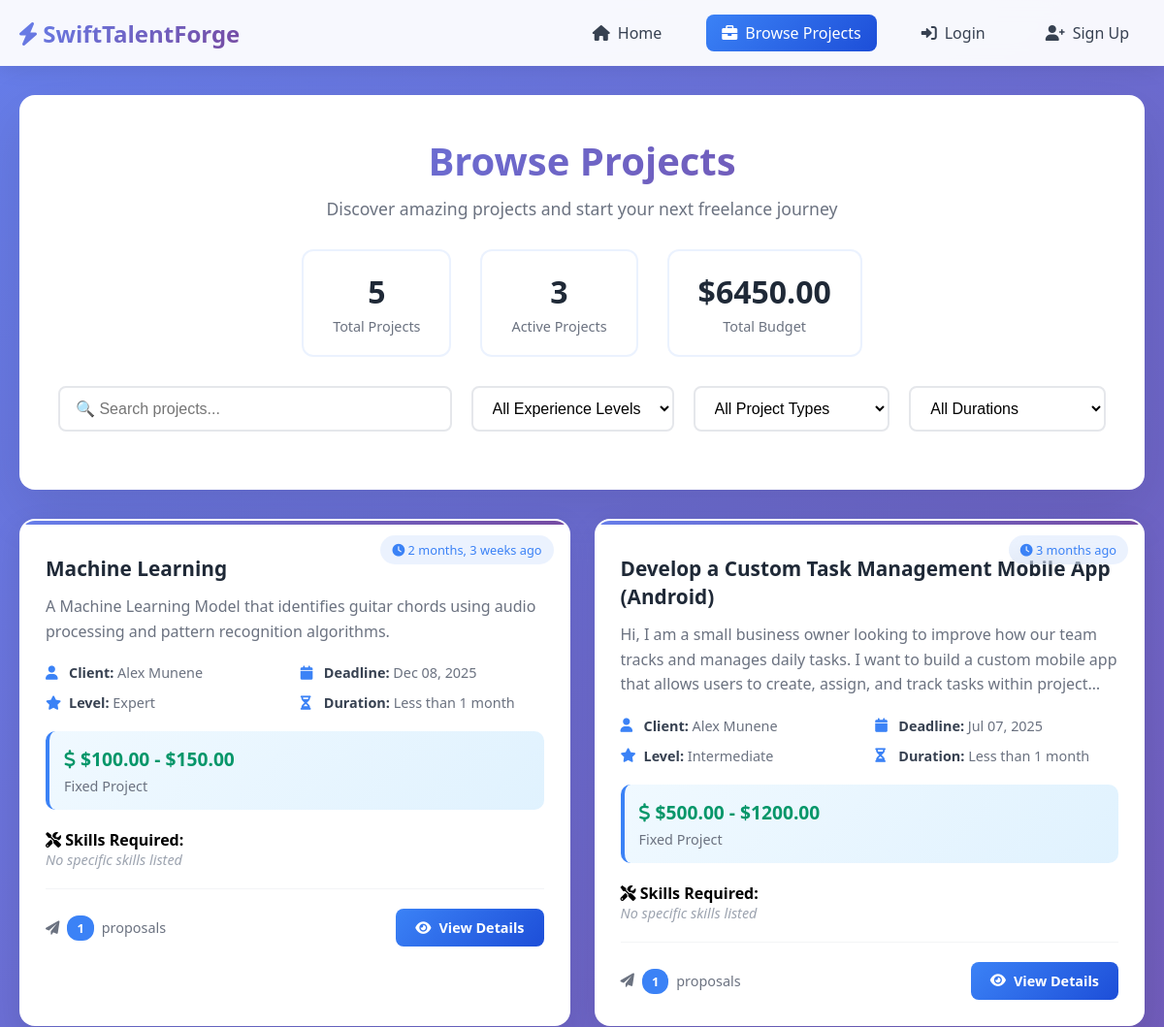
The app's page /browse_projects/ (upper part), older data.
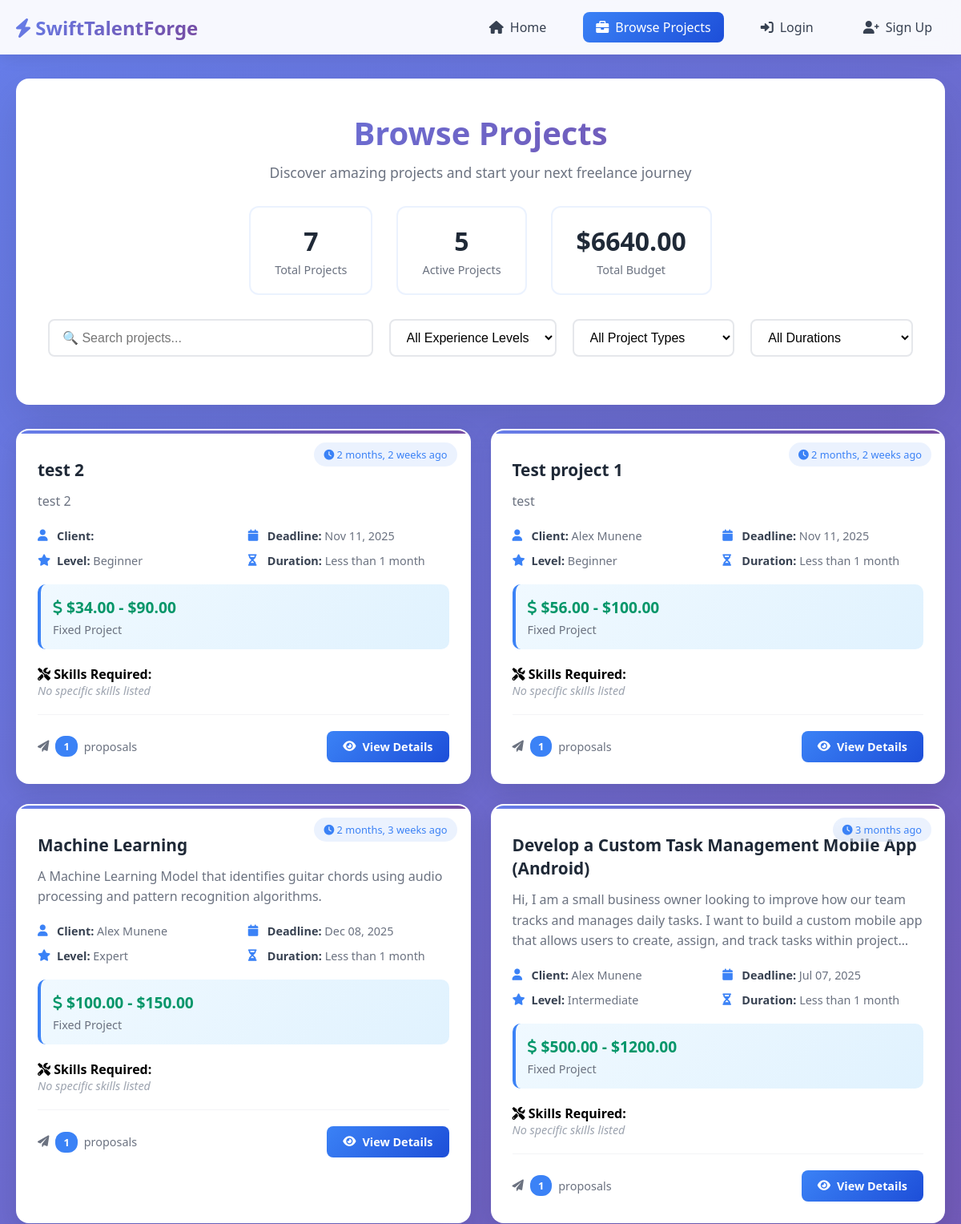
The same page, newer data.
### Portal/models.py (models this page shows, shortened)
class Project(models.Model):
    STATUS_CHOICES = [
        ('posted', 'Posted'),
        ('bidding', 'Receiving Bids'),
        ('hired', 'Freelancer Hired'),
        ('in_progress', 'Work in Progress'),
        ('submitted', 'Work Submitted'),
        ('revision', 'Revision Requested'),
        ('completed', 'Completed'),
        ('cancelled', 'Cancelled'),
    ]
    project_name = models.CharField(max_length=100)  # Removed unique=True
    description = models.CharField(max_length=300, default=None)
    postedOn = models.DateTimeField(auto_now_add=True)
    leader = models.ForeignKey(CustomUser, on_delete=models.CASCADE)
    isCompleted = models.BooleanField(default=False)
    deadline = models.DateField()
    task_count = models.IntegerField(default=0)
    budget_min = models.DecimalField(max_digits=10, decimal_places=2, default=0)
    budget_max = models.DecimalField(max_digits=10, decimal_places=2, default=0)
    project_type = models.CharField(max_length=20, choices=[
        ("Fixed", "Fixed Price"), ("Hourly", "Hourly Rate")
    ], default="Fixed")
    experience_level = models.CharField(max_length=20, choices=[
        ("Entry", "Entry Level"), ("Intermediate", "Intermediate"), ("Expert", "Expert")
    ], default="Intermediate")
    project_duration = models.CharField(max_length=30, choices=[
        ("Less than 1 month", "Less than 1 month"),
        ("1 to 3 months", "1 to 3 months"),
        ("3 to 6 months", "3 to 6 months"),
        ("More than 6 months", "More than 6 months")
    ], default="1 to 3 months")
    proposals_count = models.IntegerField(default=0)
    project_status = models.CharField(max_length=20, choices=STATUS_CHOICES, default='posted')

class CustomUser(models.Model):
    user = models.OneToOneField(User, on_delete=models.CASCADE, primary_key=True)
    phone_number = models.CharField(max_length=11, default=None)
    bio = models.TextField(max_length=500, default=None)
    image = models.ImageField(upload_to='profiles/')
    batchYear = models.CharField(max_length=4, choices=[
        ("None", "None"), ("UG-1", "UG-1"), ("UG-2", "UG-2"), ("UG-3", "UG-3"),
        ("UG-4", "UG-4"), ("MS", "MS"), ("Ph.D", "Ph.D")
    ], default='None')
    gender = models.CharField(max_length=10, choices=[
        ("Male", "Male"), ("Female", "Female")
    ], default="Male", blank=False)

### Portal/views.py (the view)
# urls.py: path('browse_projects/', views.browse_projects, name='browse_projects'),
def browse_projects(request):
    context = dict()
    projects = Project.objects.all().order_by('-postedOn')
    for project in projects:
        project.skills_required = ProjectSkillsRequired.objects.filter(project=project)
    active_projects = projects.filter(isCompleted=False)
    total_budget = sum(project.budget_max for project in projects if project.budget_max)
    context['projects'] = projects
    context['active_projects'] = active_projects
    context['total_budget'] = total_budget
    search_query = request.GET.get('search', '')
    experience_level = request.GET.get('experience', '')
    project_type = request.GET.get('type', '')
    duration = request.GET.get('duration', '')
    if search_query:
        projects = projects.filter(
            Q(project_name__icontains=search_query) |
            Q(description__icontains=search_query)
        )
    if experience_level:
        projects = projects.filter(experience_level=experience_level)
    if project_type:
        projects = projects.filter(project_type=project_type)
    if duration:
        projects = projects.filter(project_duration=duration)
    context['filtered_projects'] = projects
    context['search_query'] = search_query
    context['selected_experience'] = experience_level
    context['selected_type'] = project_type
    context['selected_duration'] = duration
    return render(request, 'browse_projects.html', context)

### Portal/templates/browse_projects.html (shortened to what the changed rows need)
<!DOCTYPE html>
<html lang="en">
<head>
    <link href="https://cdnjs.cloudflare.com/ajax/libs/font-awesome/6.0.0/css/all.min.css" rel="stylesheet">
</head>
<body>
    <div class="container">
        <div class="header">
            <h1 class="page-title">
                Browse Projects
            </h1>
            <div class="stats-bar">
                <div class="stat-item">
                    <span class="stat-number">{{ projects|length }}</span>
                    <div class="stat-label">Total Projects</div>
                </div>
                <div class="stat-item">
                    <span class="stat-number">{{ active_projects|length }}</span>
                    <div class="stat-label">Active Projects</div>
                </div>
                <div class="stat-item">
                    <span class="stat-number">${{ total_budget|default:0 }}</span>
                    <div class="stat-label">Total Budget</div>
                </div>
            </div>
        </div>
        {% if projects %}
            <div class="projects-grid" id="projectsGrid">
                {% for project in projects %}
                    <div class="project-card"
                         data-experience="{{ project.experience_level }}"
                         data-type="{{ project.project_type }}"
                         data-duration="{{ project.project_duration }}">
                        <div class="posted-time">
                            <i class="fas fa-clock"></i>
                            {{ project.postedOn|timesince }} ago
                        </div>
                        <h3 class="project-title">{{ project.project_name }}</h3>
                        <p class="project-description">{{ project.description }}</p>
                        <div class="project-meta">
                            <div class="meta-item">
                                <i class="fas fa-user"></i>
                                <span><strong>Client:</strong> {{ project.leader.user.first_name }} {{ project.leader.user.last_name }}</span>
                            </div>
                            <div class="meta-item">
                                <i class="fas fa-calendar"></i>
                                <span><strong>Deadline:</strong> {{ project.deadline|date:"M d, Y" }}</span>
                            </div>
                            <div class="meta-item">
                                <i class="fas fa-star"></i>
                                <span><strong>Level:</strong> {{ project.experience_level }}</span>
                            </div>
                            <div class="meta-item">
                                <i class="fas fa-hourglass-half"></i>
                                <span><strong>Duration:</strong> {{ project.project_duration }}</span>
                            </div>
                        </div>
                        <div class="project-budget">
                            <div class="budget-amount">
                                <i class="fas fa-dollar-sign"></i>
                                ${{ project.budget_min }} - ${{ project.budget_max }}
                            </div>
                            <div class="budget-type">{{ project.project_type }} Project</div>
                        </div>
                        <div class="project-skills">
                            <strong><i class="fas fa-tools"></i> Skills Required:</strong>
                            {% if project.skills_required.all %}
                                <div class="skills-container">
                                    {% for skill_req in project.skills_required.all %}
                                        <span class="skill-tag">{{ skill_req.skill.skill_name }}</span>
                                    {% endfor %}
                                </div>
                            {% else %}
                                <div class="no-skills">No specific skills listed</div>
                            {% endif %}
                        </div>
                        <div class="project-footer">
                            <div class="proposals-info">
                                <i class="fas fa-paper-plane"></i>
                                <span class="proposals-count">{{ project.proposals_count }}</span>
                                proposals
                            </div>
                            <a href="{% url 'Portal:project_detail' project.id %}" class="view-btn">
                                <i class="fas fa-eye"></i>
                                View Details
                            </a>
                        </div>
                    </div>
                {% endfor %}
            </div>
        {% else %}
            <div class="no-projects">
                <i class="fas fa-folder-open"></i>
                <h3>No Projects Available</h3>
                <p>There are currently no projects posted. Check back later for new opportunities!</p>
            </div>
        {% endif %}
    </div>
</body>
</html>

Row changes from the older to the newer data that the page shows:
added Project: postedOn "2 months, 2 weeks", project_name "test 2", description "test 2", deadline "Nov 11, 2025", experience_level "Beginner", project_duration "Less than 1 month", budget_min "34.00", budget_max "90.00", project_type "Fixed", shows "No specific skills listed", proposals_count "1"
added Project: postedOn "2 months, 2 weeks", project_name "Test project 1", description "test", leader.user.first_name "Alex", leader.user.last_name "Munene", deadline "Nov 11, 2025", experience_level "Beginner", project_duration "Less than 1 month", budget_min "56.00", budget_max "100.00", project_type "Fixed", shows "No specific skills listed", proposals_count "1"
Text that changed along with them:
{{ projects|length }}: "5" → "7"
{{ active_projects|length }}: "3" → "5"
{{ total_budget|default:0 }}: "6450.00" → "6640.00"
